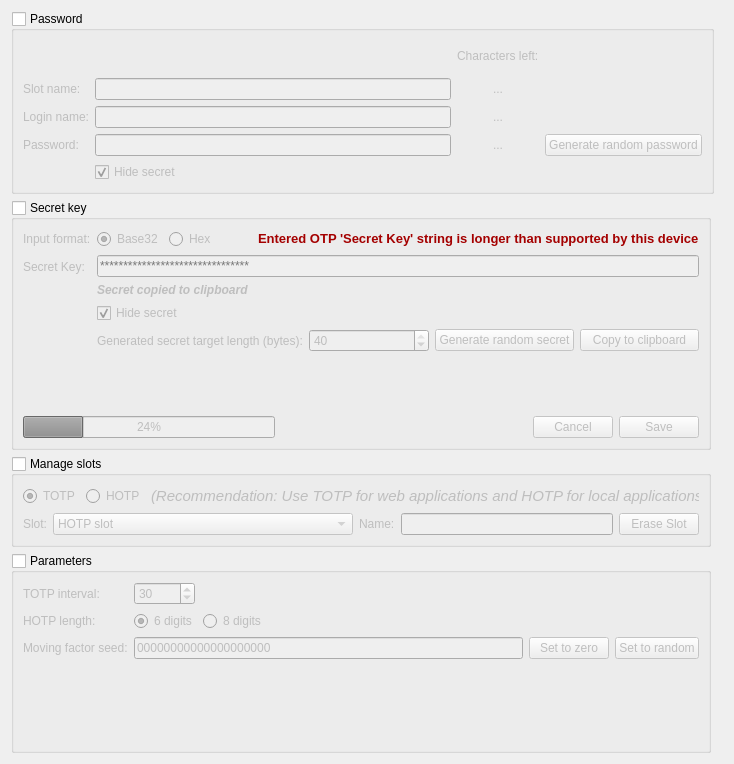
          <widget class="QWidget" name="scrollAreaWidgetContents">
           <property name="geometry">
            <rect>
             <x>0</x>
             <y>0</y>
             <width>734</width>
             <height>764</height>
            </rect>
           </property>
           <layout class="QVBoxLayout" name="verticalLayout_20">
            <item>
             <widget class="QGroupBox" name="groupBox_pws">
              <property name="sizePolicy">
               <sizepolicy hsizetype="Fixed" vsizetype="Preferred">
                <horstretch>0</horstretch>
                <verstretch>0</verstretch>
               </sizepolicy>
              </property>
              <property name="minimumSize">
               <size>
                <width>700</width>
                <height>183</height>
               </size>
              </property>
              <property name="maximumSize">
               <size>
                <width>703</width>
                <height>16777215</height>
               </size>
              </property>
              <property name="title">
               <string>Password</string>
              </property>
              <property name="checkable">
               <bool>true</bool>
              </property>
              <property name="checked">
               <bool>false</bool>
              </property>
              <layout class="QGridLayout" name="gridLayout">
               <property name="rightMargin">
                <number>9</number>
               </property>
               <item row="1" column="1">
                <widget class="QLineEdit" name="PWS_EditSlotName">
                 <property name="accessibleName">
                  <string>Slot name:</string>
                 </property>
                </widget>
               </item>
               <item row="1" column="0">
                <widget class="QLabel" name="label_17">
                 <property name="text">
                  <string>Slot name:</string>
                 </property>
                </widget>
               </item>
               <item row="3" column="4">
                <widget class="QPushButton" name="PWS_ButtonCreatePW">
                 <property name="accessibleDescription">
                  <string/>
                 </property>
                 <property name="text">
                  <string>Generate random password</string>
                 </property>
                </widget>
               </item>
               <item row="0" column="3">
                <widget class="QLabel" name="l_chars_left_info">
                 <property name="text">
                  <string>Characters left:</string>
                 </property>
                </widget>
               </item>
               <item row="3" column="3">
                <widget class="QLabel" name="l_c_password">
                 <property name="text">
                  <string>...</string>
                 </property>
                 <property name="alignment">
                  <set>Qt::AlignCenter</set>
                 </property>
                </widget>
               </item>
               <item row="3" column="1">
                <widget class="QLineEdit" name="PWS_EditPassword">
                 <property name="accessibleName">
                  <string>Password:</string>
                 </property>
                </widget>
               </item>
               <item row="2" column="0">
                <widget class="QLabel" name="label_18">
                 <property name="text">
                  <string>Login name:</string>
                 </property>
                </widget>
               </item>
               <item row="2" column="3">
                <widget class="QLabel" name="l_c_login">
                 <property name="text">
                  <string notr="true">...</string>
                 </property>
                 <property name="alignment">
                  <set>Qt::AlignCenter</set>
                 </property>
                </widget>
               </item>
               <item row="3" column="0">
                <widget class="QLabel" name="label_19">
                 <property name="text">
                  <string>Password:</string>
                 </property>
                </widget>
               </item>
               <item row="1" column="3">
                <widget class="QLabel" name="l_c_name">
                 <property name="text">
                  <string notr="true">...</string>
                 </property>
                 <property name="alignment">
                  <set>Qt::AlignCenter</set>
                 </property>
                </widget>
               </item>
               <item row="4" column="1">
                <widget class="QCheckBox" name="PWS_CheckBoxHideSecret">
                 <property name="enabled">
                  <bool>false</bool>
                 </property>
                 <property name="accessibleName">
                  <string/>
                 </property>
                 <property name="text">
                  <string>Hide secret</string>
                 </property>
                 <property name="checked">
                  <bool>true</bool>
                 </property>
                </widget>
               </item>
               <item row="2" column="1">
                <widget class="QLineEdit" name="PWS_EditLoginName">
                 <property name="accessibleName">
                  <string>Login name:</string>
                 </property>
                </widget>
               </item>
              </layout>
             </widget>
            </item>
            <item>
             <widget class="QGroupBox" name="groupBox_secretkey">
              <property name="sizePolicy">
               <sizepolicy hsizetype="Fixed" vsizetype="Preferred">
                <horstretch>0</horstretch>
                <verstretch>0</verstretch>
               </sizepolicy>
              </property>
              <property name="minimumSize">
               <size>
                <width>600</width>
                <height>250</height>
               </size>
              </property>
              <property name="maximumSize">
               <size>
                <width>700</width>
                <height>16777215</height>
               </size>
              </property>
              <property name="autoFillBackground">
               <bool>false</bool>
              </property>
              <property name="title">
               <string>Secret key</string>
              </property>
              <property name="checkable">
               <bool>true</bool>
              </property>
              <property name="checked">
               <bool>false</bool>
              </property>
              <layout class="QVBoxLayout" name="verticalLayout_7">
               <item>
                <layout class="QFormLayout" name="formLayout_4">
                 <property name="fieldGrowthPolicy">
                  <enum>QFormLayout::AllNonFixedFieldsGrow</enum>
                 </property>
                 <item row="1" column="1">
                  <layout class="QHBoxLayout" name="horizontalLayout_6">
                   <item>
                    <widget class="QRadioButton" name="base32RadioButton">
                     <property name="toolTip">
                      <string>Example: &quot;ZR3M5I...&quot;</string>
                     </property>
                     <property name="accessibleName">
                      <string>Secret input format: base32</string>
                     </property>
                     <property name="text">
                      <string>Base32</string>
                     </property>
                     <property name="checkable">
                      <bool>true</bool>
                     </property>
                     <property name="checked">
                      <bool>true</bool>
                     </property>
                    </widget>
                   </item>
                   <item>
                    <widget class="QRadioButton" name="hexRadioButton">
                     <property name="toolTip">
                      <string>Example: &quot;A3911C05...&quot; (remove any 0x prefix)</string>
                     </property>
                     <property name="accessibleName">
                      <string>Secret input format: hex</string>
                     </property>
                     <property name="text">
                      <string>Hex</string>
                     </property>
                     <property name="checked">
                      <bool>false</bool>
                     </property>
                    </widget>
                   </item>
                   <item>
                    <spacer name="horizontalSpacer_2">
                     <property name="orientation">
                      <enum>Qt::Horizontal</enum>
                     </property>
                     <property name="sizeHint" stdset="0">
                      <size>
                       <width>40</width>
                       <height>20</height>
                      </size>
                     </property>
                    </spacer>
                   </item>
                   <item>
                    <widget class="QLabel" name="l_supportedLength">
                     <property name="font">
                      <font>
                       <pointsize>11</pointsize>
                      </font>
                     </property>
                     <property name="accessibleName">
                      <string>Entered OTP 'Secret Key' string is longer than supported by this device</string>
                     </property>
                     <property name="accessibleDescription">
                      <string>Label shown when the OTP secret key is too long</string>
                     </property>
                     <property name="text">
                      <string extracomment="Label shown when the OTP secret key is too long">&lt;html&gt;&lt;head/&gt;&lt;body&gt;&lt;p&gt;&lt;span style=&quot; font-size:10pt; font-weight:600; color:#a40000;&quot;&gt;Entered OTP 'Secret Key' string is longer than supported by this device&lt;/span&gt;&lt;/p&gt;&lt;/body&gt;&lt;/html&gt;</string>
                     </property>
                    </widget>
                   </item>
                  </layout>
                 </item>
                 <item row="2" column="0">
                  <widget class="QLabel" name="label_3">
                   <property name="toolTip">
                    <string>&lt;html&gt;&lt;head/&gt;&lt;body&gt;&lt;p&gt;The secret is provided by your service provider you may want to login or can be configured in your local application which you may want to login to.&lt;/p&gt;&lt;/body&gt;&lt;/html&gt;</string>
                   </property>
                   <property name="text">
                    <string>Secret Key:</string>
                   </property>
                  </widget>
                 </item>
                 <item row="2" column="1">
                  <layout class="QVBoxLayout" name="verticalLayout_6">
                   <item>
                    <widget class="QLineEdit" name="secretEdit">
                     <property name="toolTip">
                      <string>The secret is provided by your service provider you may want to login or can be configured in your local application which you may want to login to.</string>
                     </property>
                     <property name="accessibleName">
                      <string>OTP secret key</string>
                     </property>
                     <property name="accessibleDescription">
                      <string>Note: 2nd factors aren't protected against physical attacks. Change all OTP secrets in case you loose the Nitrokey.</string>
                     </property>
                     <property name="inputMask">
                      <string/>
                     </property>
                     <property name="text">
                      <string/>
                     </property>
                     <property name="maxLength">
                      <number>200</number>
                     </property>
                     <property name="echoMode">
                      <enum>QLineEdit::PasswordEchoOnEdit</enum>
                     </property>
                     <property name="placeholderText">
                      <string>********************************</string>
                     </property>
                     <property name="clearButtonEnabled">
                      <bool>false</bool>
                     </property>
                    </widget>
                   </item>
                   <item>
                    <widget class="QLabel" name="labelNotify">
                     <property name="font">
                      <font>
                       <pointsize>9</pointsize>
                       <weight>75</weight>
                       <italic>true</italic>
                       <bold>true</bold>
                      </font>
                     </property>
                     <property name="text">
                      <string>Secret copied to clipboard</string>
                     </property>
                    </widget>
                   </item>
                   <item>
                    <layout class="QHBoxLayout" name="horizontalLayout_4">
                     <item>
                      <widget class="QCheckBox" name="checkBox">
                       <property name="enabled">
                        <bool>false</bool>
                       </property>
                       <property name="toolTip">
                        <string>&lt;html&gt;&lt;head/&gt;&lt;body&gt;&lt;p&gt;Hide or show the secret.&lt;/p&gt;&lt;/body&gt;&lt;/html&gt;</string>
                       </property>
                       <property name="text">
                        <string>Hide secret</string>
                       </property>
                       <property name="checked">
                        <bool>true</bool>
                       </property>
                      </widget>
                     </item>
                     <item>
                      <spacer name="horizontalSpacer_13">
                       <property name="orientation">
                        <enum>Qt::Horizontal</enum>
                       </property>
                       <property name="sizeHint" stdset="0">
                        <size>
                         <width>40</width>
                         <height>20</height>
                        </size>
                       </property>
                      </spacer>
                     </item>
                    </layout>
                   </item>
                   <item>
                    <layout class="QHBoxLayout" name="horizontalLayout_3">
                     <item>
                      <widget class="QLabel" name="label_7">
                       <property name="text">
                        <string>Generated secret target length (bytes):</string>
                       </property>
                      </widget>
                     </item>
                     <item>
                      <widget class="QSpinBox" name="secret_key_generated_len">
                       <property name="accessibleName">
                        <string>TOTP interval value</string>
                       </property>
                       <property name="minimum">
                        <number>10</number>
                       </property>
                       <property name="maximum">
                        <number>40</number>
                       </property>
                       <property name="value">
                        <number>40</number>
                       </property>
                      </widget>
                     </item>
                     <item>
                      <widget class="QPushButton" name="randomSecretButton">
                       <property name="toolTip">
                        <string>After generating a random secret, you would need to copy it into your application or service where you want to login to.</string>
                       </property>
                       <property name="accessibleDescription">
                        <string/>
                       </property>
                       <property name="text">
                        <string>Generate random secret</string>
                       </property>
                      </widget>
                     </item>
                     <item>
                      <widget class="QPushButton" name="btn_copyToClipboard">
                       <property name="toolTip">
                        <string>Copy secret to clipboard</string>
                       </property>
                       <property name="text">
                        <string>Copy to clipboard</string>
                       </property>
                      </widget>
                     </item>
                    </layout>
                   </item>
                  </layout>
                 </item>
                 <item row="1" column="0">
                  <widget class="QLabel" name="label_4">
                   <property name="text">
                    <string>Input format:</string>
                   </property>
                  </widget>
                 </item>
                </layout>
               </item>
               <item>
                <layout class="QHBoxLayout" name="horizontalLayout">
                 <item>
                  <widget class="QProgressBar" name="progressBar">
                   <property name="value">
                    <number>24</number>
                   </property>
                  </widget>
                 </item>
                 <item>
                  <spacer name="horizontalSpacer">
                   <property name="orientation">
                    <enum>Qt::Horizontal</enum>
                   </property>
                   <property name="sizeHint" stdset="0">
                    <size>
                     <width>40</width>
                     <height>20</height>
                    </size>
                   </property>
                  </spacer>
                 </item>
                 <item>
                  <widget class="QPushButton" name="cancelButton">
                   <property name="toolTip">
                    <string/>
                   </property>
                   <property name="text">
                    <string>Cancel</string>
                   </property>
                  </widget>
                 </item>
                 <item>
                  <widget class="QPushButton" name="writeButton">
                   <property name="text">
                    <string>Save</string>
                   </property>
                  </widget>
                 </item>
                </layout>
               </item>
              </layout>
             </widget>
            </item>
            <item>
             <widget class="QGroupBox" name="groupbox_manageslots">
              <property name="sizePolicy">
               <sizepolicy hsizetype="Fixed" vsizetype="Preferred">
                <horstretch>0</horstretch>
                <verstretch>0</verstretch>
               </sizepolicy>
              </property>
              <property name="minimumSize">
               <size>
                <width>700</width>
                <height>0</height>
               </size>
              </property>
              <property name="maximumSize">
               <size>
                <width>700</width>
                <height>150</height>
               </size>
              </property>
              <property name="autoFillBackground">
               <bool>false</bool>
              </property>
              <property name="title">
               <string>Manage slots</string>
              </property>
              <property name="checkable">
               <bool>true</bool>
              </property>
              <property name="checked">
               <bool>false</bool>
              </property>
              <layout class="QVBoxLayout" name="verticalLayout_11">
               <property name="sizeConstraint">
                <enum>QLayout::SetDefaultConstraint</enum>
               </property>
               <item>
                <layout class="QHBoxLayout" name="horizontalLayout_14">
                 <item>
                  <widget class="QRadioButton" name="radioButton_2">
                   <property name="accessibleName">
                    <string>Select slot type: TOTP</string>
                   </property>
                   <property name="accessibleDescription">
                    <string>(Recommendation: Use TOTP for web applications and HOTP for local applications)</string>
                   </property>
                   <property name="text">
                    <string>TOTP</string>
                   </property>
                   <property name="checked">
                    <bool>true</bool>
                   </property>
                  </widget>
                 </item>
                 <item>
                  <widget class="QRadioButton" name="radioButton">
                   <property name="accessibleName">
                    <string>Select slot type: HOTP</string>
                   </property>
                   <property name="accessibleDescription">
                    <string>(Recommendation: Use TOTP for web applications and HOTP for local applications)</string>
                   </property>
                   <property name="text">
                    <string>HOTP</string>
                   </property>
                  </widget>
                 </item>
                 <item>
                  <widget class="QLabel" name="label_25">
                   <property name="font">
                    <font>
                     <pointsize>11</pointsize>
                     <italic>true</italic>
                    </font>
                   </property>
                   <property name="text">
                    <string>(Recommendation: Use TOTP for web applications and HOTP for local applications)</string>
                   </property>
                  </widget>
                 </item>
                 <item>
                  <spacer name="horizontalSpacer_14">
                   <property name="orientation">
                    <enum>Qt::Horizontal</enum>
                   </property>
                   <property name="sizeHint" stdset="0">
                    <size>
                     <width>40</width>
                     <height>20</height>
                    </size>
                   </property>
                  </spacer>
                 </item>
                </layout>
               </item>
               <item>
                <layout class="QHBoxLayout" name="horizontalLayout_9">
                 <item>
                  <widget class="QLabel" name="label">
                   <property name="text">
                    <string>Slot:</string>
                   </property>
                  </widget>
                 </item>
                 <item>
                  <widget class="QComboBox" name="slotComboBox">
                   <property name="minimumSize">
                    <size>
                     <width>300</width>
                     <height>0</height>
                    </size>
                   </property>
                   <property name="accessibleName">
                    <string>Select OTP slot number</string>
                   </property>
                   <property name="currentText">
                    <string notr="true">HOTP slot</string>
                   </property>
                   <property name="currentIndex">
                    <number>0</number>
                   </property>
                   <item>
                    <property name="text">
                     <string notr="true">HOTP slot</string>
                    </property>
                   </item>
                  </widget>
                 </item>
                 <item>
                  <widget class="QLabel" name="label_2">
                   <property name="text">
                    <string>Name:</string>
                   </property>
                  </widget>
                 </item>
                 <item>
                  <widget class="QLineEdit" name="nameEdit">
                   <property name="accessibleName">
                    <string>Slot name</string>
                   </property>
                   <property name="inputMask">
                    <string/>
                   </property>
                   <property name="maxLength">
                    <number>15</number>
                   </property>
                  </widget>
                 </item>
                 <item>
                  <widget class="QPushButton" name="eraseButton">
                   <property name="text">
                    <string>Erase Slot</string>
                   </property>
                  </widget>
                 </item>
                </layout>
               </item>
              </layout>
             </widget>
            </item>
            <item>
             <widget class="QGroupBox" name="groupbox_parameters">
              <property name="sizePolicy">
               <sizepolicy hsizetype="Fixed" vsizetype="Preferred">
                <horstretch>0</horstretch>
                <verstretch>0</verstretch>
               </sizepolicy>
              </property>
              <property name="maximumSize">
               <size>
                <width>700</width>
                <height>200</height>
               </size>
              </property>
              <property name="autoFillBackground">
               <bool>false</bool>
              </property>
              <property name="title">
               <string>Parameters</string>
              </property>
              <property name="checkable">
               <bool>true</bool>
              </property>
              <property name="checked">
               <bool>false</bool>
              </property>
              <layout class="QVBoxLayout" name="verticalLayout_9">
               <item>
                <layout class="QFormLayout" name="formLayout_5">
                 <property name="fieldGrowthPolicy">
                  <enum>QFormLayout::AllNonFixedFieldsGrow</enum>
                 </property>
                 <item row="4" column="1">
                  <layout class="QVBoxLayout" name="verticalLayout_5">
                   <item>
                    <layout class="QHBoxLayout" name="horizontalLayout_7">
                     <item>
                      <widget class="QLineEdit" name="counterEdit">
                       <property name="accessibleName">
                        <string>HOTP moving factor seed</string>
                       </property>
                       <property name="inputMask">
                        <string/>
                       </property>
                       <property name="text">
                        <string>00000000000000000000</string>
                       </property>
                       <property name="maxLength">
                        <number>20</number>
                       </property>
                      </widget>
                     </item>
                     <item>
                      <widget class="QPushButton" name="setToZeroButton">
                       <property name="accessibleName">
                        <string>Set HOTP counter to zero</string>
                       </property>
                       <property name="text">
                        <string>Set to zero</string>
                       </property>
                      </widget>
                     </item>
                     <item>
                      <widget class="QPushButton" name="setToRandomButton">
                       <property name="accessibleName">
                        <string>Set HOTP counter to random value</string>
                       </property>
                       <property name="text">
                        <string>Set to random</string>
                       </property>
                      </widget>
                     </item>
                    </layout>
                   </item>
                  </layout>
                 </item>
                 <item row="5" column="1">
                  <spacer name="verticalSpacer_3">
                   <property name="orientation">
                    <enum>Qt::Vertical</enum>
                   </property>
                   <property name="sizeHint" stdset="0">
                    <size>
                     <width>20</width>
                     <height>0</height>
                    </size>
                   </property>
                  </spacer>
                 </item>
                 <item row="3" column="1">
                  <layout class="QHBoxLayout" name="horizontalLayout_8">
                   <item>
                    <widget class="QRadioButton" name="digits6radioButton">
                     <property name="accessibleName">
                      <string>OTP code length: 6 digits</string>
                     </property>
                     <property name="text">
                      <string>6 digits</string>
                     </property>
                     <property name="checked">
                      <bool>true</bool>
                     </property>
                    </widget>
                   </item>
                   <item>
                    <widget class="QRadioButton" name="digits8radioButton">
                     <property name="accessibleName">
                      <string>OTP code length:  8 digits</string>
                     </property>
                     <property name="text">
                      <string>8 digits</string>
                     </property>
                    </widget>
                   </item>
                   <item>
                    <spacer name="horizontalSpacer_6">
                     <property name="orientation">
                      <enum>Qt::Horizontal</enum>
                     </property>
                     <property name="sizeHint" stdset="0">
                      <size>
                       <width>40</width>
                       <height>20</height>
                      </size>
                     </property>
                    </spacer>
                   </item>
                  </layout>
                 </item>
                 <item row="2" column="1">
                  <layout class="QHBoxLayout" name="horizontalLayout_15">
                   <item>
                    <widget class="QSpinBox" name="intervalSpinBox">
                     <property name="accessibleName">
                      <string>TOTP interval value</string>
                     </property>
                     <property name="minimum">
                      <number>1</number>
                     </property>
                     <property name="maximum">
                      <number>65536</number>
                     </property>
                     <property name="value">
                      <number>30</number>
                     </property>
                    </widget>
                   </item>
                   <item>
                    <spacer name="horizontalSpacer_10">
                     <property name="orientation">
                      <enum>Qt::Horizontal</enum>
                     </property>
                     <property name="sizeHint" stdset="0">
                      <size>
                       <width>40</width>
                       <height>0</height>
                      </size>
                     </property>
                    </spacer>
                   </item>
                  </layout>
                 </item>
                 <item row="4" column="0">
                  <widget class="QLabel" name="label_6">
                   <property name="text">
                    <string>Moving factor seed:</string>
                   </property>
                  </widget>
                 </item>
                 <item row="3" column="0">
                  <widget class="QLabel" name="label_5">
                   <property name="text">
                    <string>HOTP length:</string>
                   </property>
                  </widget>
                 </item>
                 <item row="2" column="0">
                  <widget class="QLabel" name="intervalLabel">
                   <property name="text">
                    <string>TOTP interval:</string>
                   </property>
                  </widget>
                 </item>
                </layout>
               </item>
              </layout>
             </widget>
            </item>
           </layout>
          </widget>
